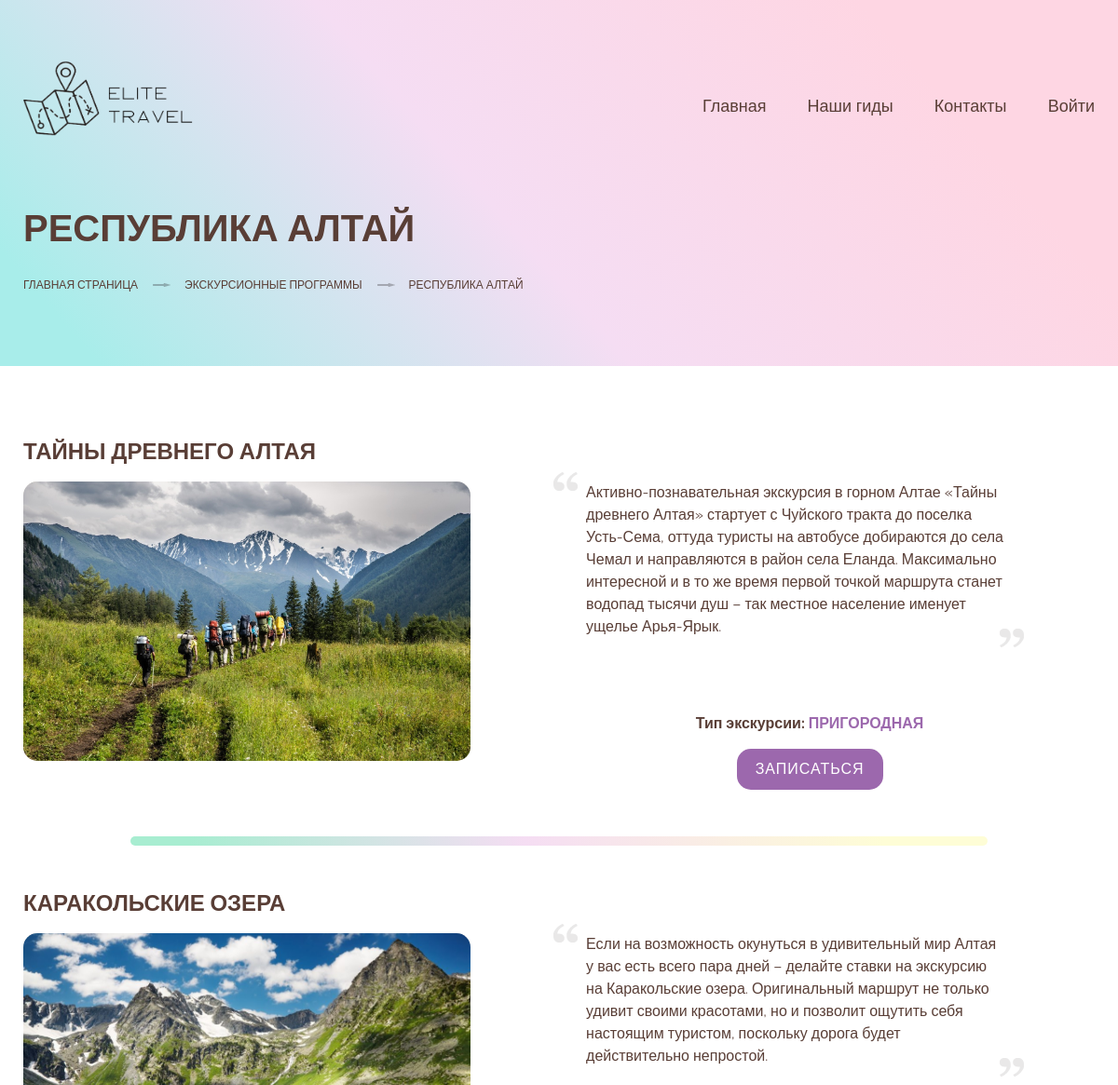
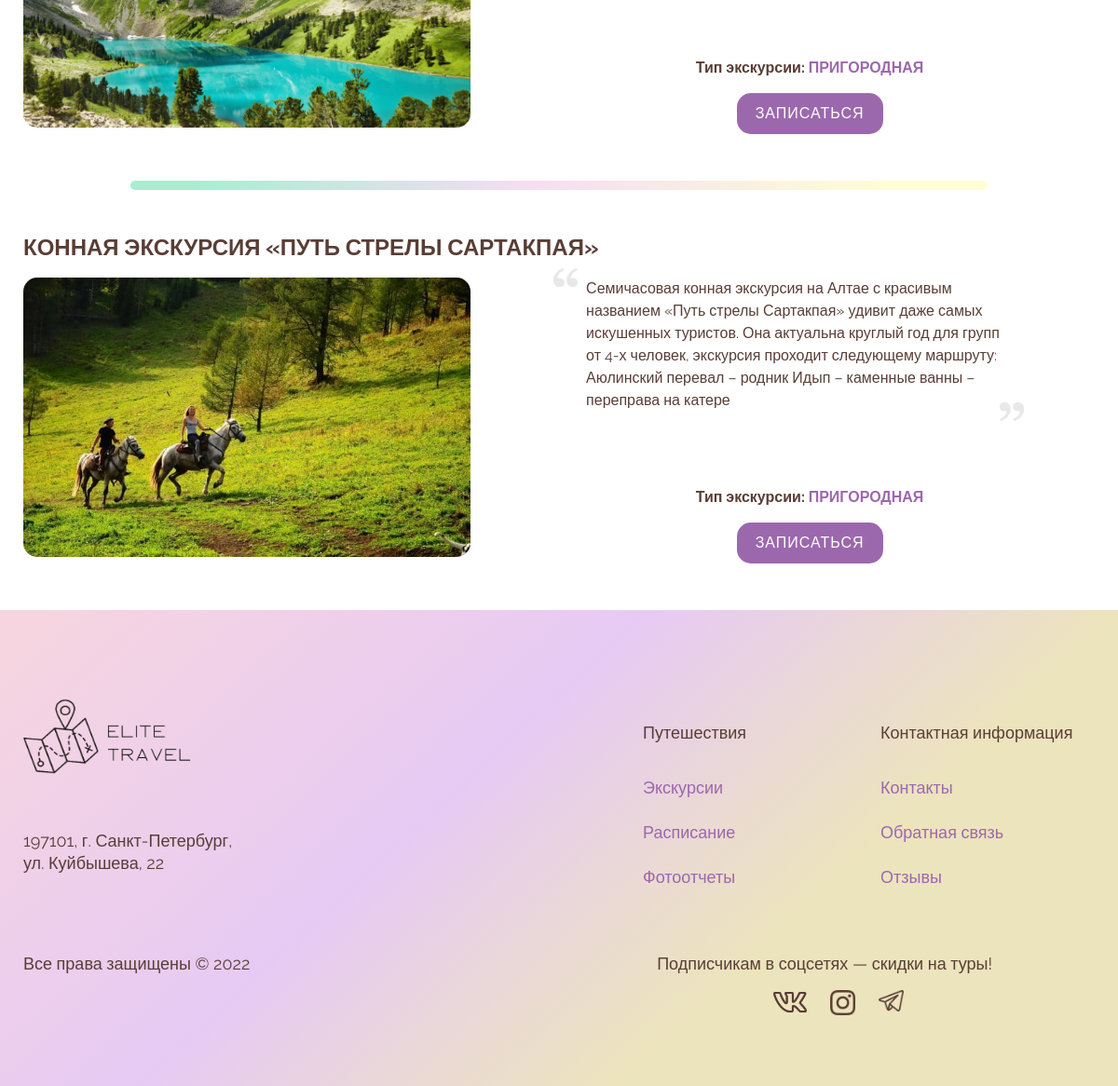
Page /pages/locations.php?id=5&name=Республика Алтай on the committed database (2 pictures, top to bottom).
### tables this page shows
CREATE TABLE location (
  id int(11) NOT NULL AUTO_INCREMENT,
  name varchar(50) NOT NULL,
  region_id int(11) DEFAULT NULL,
  specialization_id int(11) NOT NULL,
  image varchar(500) NOT NULL,
  description varchar(8000) NOT NULL,
  PRIMARY KEY (id)
);

CREATE TABLE specialization (
  id int(11) NOT NULL AUTO_INCREMENT,
  value varchar(255) NOT NULL,
  PRIMARY KEY (id)
);

### includes/all_locations.php (the view, shortened to what this page needs)
<?php
include 'connectdb.php';
if(isset($_GET['id'])) {
    $region_id = $_GET['id'];
    $region_name = $_GET['name'];
    $result = mysqli_query($connect, "CALL all_location_in_region('$region_id')") or die(mysqli_error($connect));
    while ($row = $result->fetch_assoc())
    {
        $location_id = $row['id'];
        $image = '../' . $row['image'];
        $name = $row['name'];
        $description = $row['description'];
        $specialization = $row['specialization_value'];
        echo "<div class='location-block'>
            <h1>$name</h1>
            <div class='location'>
                <div class='location-preview'>
                    <div class='image'>
                        <img src='$image' alt='$name'>
                    </div>
                </div>
                <div class='location-preview'>
                    <div class='description'>
                        $description
                    </div>
                    <div class='org-block'>
                        <p>Тип экскурсии: <span>$specialization</span></p>
                        <a href='excursion_record.php?location_id=$location_id&location_name=$name&region_id=$region_id&region_name=$region_name'>Записаться</a>
                    </div>
                </div>
            </div>";
            echo "<div class='divide-line'></div>
        </div>";
    }
}

### pages/locations.php (shortened to what this page needs)
<?php
if (isset($_SESSION['user']) || isset($_SESSION['admin'])) {
    $link = "account.php";
    $name_link = "Мой профиль";
} else {
    $link = "authorization.php";
    $name_link = "Войти";
}
?>
<!DOCTYPE html>
<html lang="ru">
<head>
    <link rel="stylesheet" href="../css/index_style.css">
</head>
<body>
<?php if (isset($_GET['id'])): ?>
    <header class="main-header main-header-inner">
        <div class="container">
            <div class="header-top">
                <div class="logo">
                    <a href="../index.php"><img src="../img/logo.png" width="182" height="81" alt="A+"></a>
                </div>
                <nav class="main-menu">
                    <ul>
                        <li><a href="../index.php">Главная</a></li>
                        <li><a href="guides.php">Наши гиды</a></li>
                        <li><a href="#">Контакты</a></li>
                        <li><a href="<?= $link ?>"><?= $name_link ?></a></li>
                    </ul>
                </nav>
            </div>
            <h1 class="page-title"><?= $_GET['name'] ?></h1>
            <ul class="breadcrumbs">
                <li><a href="../index.php">Главная страница</a></li>
                <li><a href="regions.php">Экскурсионные программы</a></li>
                <li><?= $_GET['name'] ?></li>
            </ul>
        </div>
    </header>
    <div class="container">
        <section class="region-list">
            <?php include "../includes/all_locations.php" ?>
        </section>
    </div>
    <footer class="main-footer">
        <div class="container">
            <div class="footer-top">
                <div class="footer-address">
                    <div class="logo">
                        <img src="../img/logo.png" width="180" height="81" alt="A+">
                    </div>
                    <p>197101, г. Санкт-Петербург,<br> ул. Куйбышева, 22</p>
                </div>
                <div class="footer-menu-block">
                    <div class="footer-menu">
                        <h3>Контактная информация</h3>
                        <ul>
                            <li><a href="#">Контакты</a></li>
                            <li><a href="#">Обратная связь</a></li>
                            <li><a href="#">Отзывы</a></li>
                        </ul>
                    </div>
                    <div class="footer-menu">
                        <h3>Путешествия</h3>
                        <ul>
                            <li><a href="#">Экскурсии</a></li>
                            <li><a href="#">Расписание</a></li>
                            <li><a href="#">Фотоотчеты</a></li>
                        </ul>
                    </div>
                </div>
            </div>
            <div class="footer-bottom">
                <div class="copyright">Все права защищены © 2022</div>
                <div class="footer-social-promo">
                    Подписчикам в соцсетях — скидки на туры!
                    <div class="footer-social">
                        <a href="#" class="social-btn social-btn-vk">Вконтакте</a>
                        <a href="#" class="social-btn social-btn-inst">Фейсбук</a>
                        <a href="#" class="social-btn social-btn-tg">Твиттер</a>
                    </div>
                </div>
            </div>
        </div>
    </footer>
<?php endif; ?>
</body>
</html>

### rows in the picture
location: name "ТАЙНЫ ДРЕВНЕГО АЛТАЯ", image (picture), description "Активно-познавательная экскурсия в горном Алтае «Тайны древнего Алтая» стартует с Чуйского тракта до поселка Усть-Сема, оттуда туристы на автобусе добираются до села Чемал и направляются в район села Еланда. Максимально интересной и в то же время первой точкой маршрута станет водопад тысячи душ – так местное население именует ущелье Арья-Ярык.", specialization.value "ПРИГОРОДНАЯ"
location: name "КАРАКОЛЬСКИЕ ОЗЕРА", image (picture), description "Если на возможность окунуться в удивительный мир Алтая у вас есть всего пара дней – делайте ставки на экскурсию на Каракольские озера. Оригинальный маршрут не только удивит своими красотами, но и позволит ощутить себя настоящим туристом, поскольку дорога будет действительно непростой.", specialization.value "ПРИГОРОДНАЯ"
location: name "КОННАЯ ЭКСКУРСИЯ «ПУТЬ СТРЕЛЫ САРТАКПАЯ»", image (picture), description "Семичасовая конная экскурсия на Алтае с красивым названием «Путь стрелы Сартакпая» удивит даже самых искушенных туристов. Она актуальна круглый год для групп от 4-х человек, экскурсия проходит следующему маршруту: Аюлинский перевал – родник Идып – каменные ванны – переправа на катере", specialization.value "ПРИГОРОДНАЯ"

### other values in the picture
$name_link "Войти"
$_GET['name'] "РЕСПУБЛИКА АЛТАЙ"
